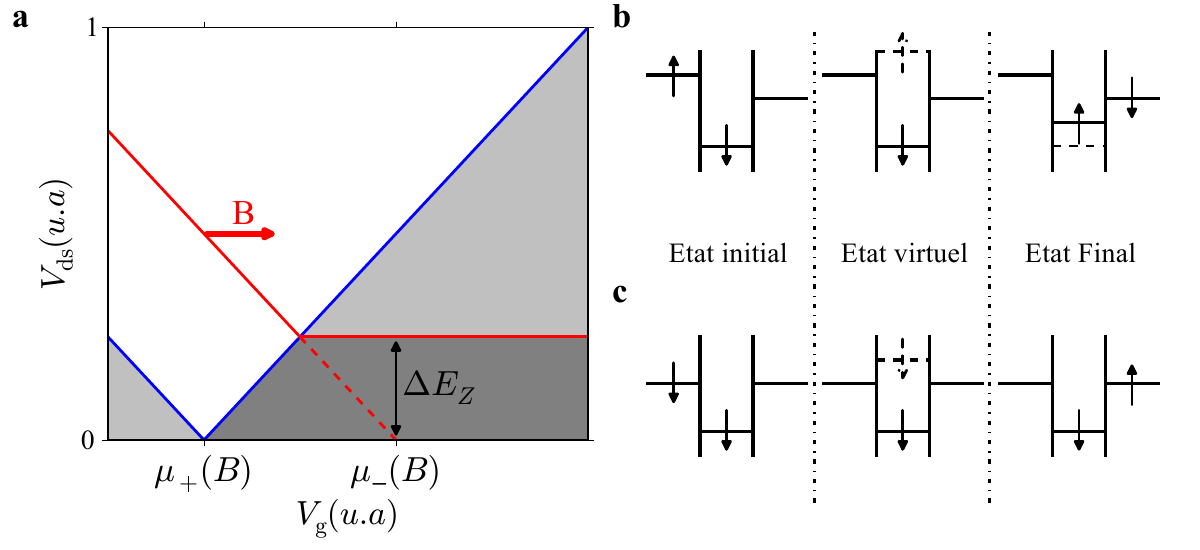

This figure's Python source:
#on fait d'abord 3 subplot
import matplotlib.pyplot as plt
import matplotlib.gridspec as gridspec
from matplotlib.patches import Polygon



gs1 = gridspec.GridSpec(1,1)
gs1.update(left=0.09,right=0.49,bottom=0.2)
ax1 = plt.subplot(gs1[:,:])

gs2 = gridspec.GridSpec(1,1)
gs2.update(left=0.51, right=0.98,hspace=0.1,bottom=0)
ax2 = plt.subplot(gs2[0,0])

fig = gcf()
fig.set_size_inches(12,5.5)









#ax3.set_axis_off()
##############################
#PANEL 1
#On commence par le pannel 1
tr0 = Polygon([[-1,0],[-1,1],[0,0]], color="#C0C0C0")
tr1 = Polygon([[0,0],[1,1],[1,0]], color="#C0C0C0")
poly1 = Polygon([[0,0],[0.25,0.25],[1,0.25],[1,0]],color='gray')
ax1.add_patch(tr0)
ax1.add_patch(tr1)
ax1.add_patch(poly1)
ax1.plot([0,1],[0,1],'b')#bord de diamant
ax1.plot([-1,0],[1,0],'b')#bord de diaman
ax1.plot([-0.5,0.25],[1,0.25],'r')#niveau excite
ax1.plot([0.25,0.5],[0.25,0],'r--')#sous l'etat fondamental


#delta Ez
ax1.plot([1,0.25],[0.25,0.25],color="red",linestyle='-')
ax1.annotate("",(0.5,0.25),(0.5,0),ha="center",va="center",arrowprops=dict(arrowstyle='<|-|>',connectionstyle="arc3,rad=0",linewidth=2,color="black"))
ax1.text(0.620,0.125,r"$\Delta E_Z$",va="center",ha="center",fontsize=25, color='black')


ax1.set_xlim(-0.25,1)
ax1.xaxis.set_ticks([0,0.5])
ax1.xaxis.set_ticklabels(["$\mu_+(B)$","$\mu_{\minus}(B)$"], fontsize = 25)
ax1.yaxis.set_ticks([0,1])
ax1.set_xlabel(r"$V_{\rm{g}}(u.a)$")
ax1.set_ylabel(r"$V_{\rm{ds}}(u.a)$")
#une fleche pour l'influence du champ magnetique
#ax1.annotate("",(-0.5,0.5),(-0.7,0.5),ha="center",va="center",arrowprops=dict(arrowstyle='<|-',connectionstyle="arc3,rad=0",linewidth=4,color="b"))
#ax1.text(-0.6,0.45,"B",va="center",ha="center",fontsize=25,color = 'b')
#une deuxieme
ax1.annotate("",(0.0,0.5),(0.2,0.5),ha="center",va="center",arrowprops=dict(arrowstyle='<|-',connectionstyle="arc3,rad=0",linewidth=4,color="r"))
ax1.text(0.1,0.55,"B",va="center",ha="center",fontsize=25,color = 'r')



###############################
##PANEL 2 cotunneling inelastique
ax2.set_xlim(-0.1,1.5)
ax2.set_ylim(-0.1,1)
ax2.set_axis_off()

wl=2.5

#########
#premier potentiel elastique
xoffset=0
yoffset=0.1
#premier potentiel chimique
ax2.plot([0.15+xoffset,0.15+xoffset],[0+yoffset,0.25+yoffset],'black',linewidth=wl) #barriere tunnel
ax2.plot([0.3+xoffset,0.3+xoffset],[0+yoffset,0.25+yoffset],'black',linewidth=wl) #barriere tunnel
ax2.plot([0+xoffset,0.15+xoffset],[0.15+yoffset,0.15+yoffset],'black',linewidth=wl)
ax2.plot([0.15+xoffset,0.3+xoffset],[0.05+yoffset,0.05+yoffset],'black',linewidth=wl)
ax2.plot([0.3+xoffset,0.45+xoffset],[0.15+yoffset,0.15+yoffset],'black',linewidth=wl)
#on met les spins
ax2.annotate("",(0.075+xoffset,0.1+yoffset),(0.075+xoffset,0.2+yoffset),ha="right",va="center",arrowprops=dict(arrowstyle='-|>',connectionstyle="arc3,rad=0",linewidth=2,color="black"))#sur l'electrode
ax2.annotate("",(0.225+xoffset,0.00+yoffset),(0.225+xoffset,0.1+yoffset),ha="right",va="center",arrowprops=dict(arrowstyle='-|>',connectionstyle="arc3,rad=0",linewidth=2,color="black"))#sur le dot


#premier potentiel inelastique
xoffset=0
yoffset=0.7
#premier potentiel chimique
ax2.plot([0.15+xoffset,0.15+xoffset],[0+yoffset,0.25+yoffset],'black',linewidth=wl) #barriere tunnel
ax2.plot([0.3+xoffset,0.3+xoffset],[0+yoffset,0.25+yoffset],'black',linewidth=wl) #barriere tunnel
ax2.plot([0+xoffset,0.15+xoffset],[0.2+yoffset,0.2+yoffset],'black',linewidth=wl)
ax2.plot([0.15+xoffset,0.3+xoffset],[0.05+yoffset,0.05+yoffset],'black',linewidth=wl)
ax2.plot([0.3+xoffset,0.45+xoffset],[0.15+yoffset,0.15+yoffset],'black',linewidth=wl)
#on met les spins
ax2.annotate("",(0.075+xoffset,0.25+yoffset),(0.075+xoffset,0.15+yoffset),ha="right",va="center",arrowprops=dict(arrowstyle='-|>',connectionstyle="arc3,rad=0",linewidth=2,color="black"))#sur l'electrode
ax2.annotate("",(0.225+xoffset,0.00+yoffset),(0.225+xoffset,0.1+yoffset),ha="right",va="center",arrowprops=dict(arrowstyle='-|>',connectionstyle="arc3,rad=0",linewidth=2,color="black"))#sur le dot


#elastique
xoffset=0.5
yoffset=0.1
#premier potentiel chimique
ax2.plot([0.15+xoffset,0.15+xoffset],[0+yoffset,0.25+yoffset],'black',linewidth=wl) #barriere tunnel
ax2.plot([0.3+xoffset,0.3+xoffset],[0+yoffset,0.25+yoffset],'black',linewidth=wl) #barriere tunnel
ax2.plot([0+xoffset,0.15+xoffset],[0.15+yoffset,0.15+yoffset],'black',linewidth=wl)
ax2.plot([0.15+xoffset,0.3+xoffset],[0.05+yoffset,0.05+yoffset],'black',linewidth=wl)
ax2.plot([0.15+xoffset,0.3+xoffset],[0.2+yoffset,0.2+yoffset],'black',linewidth=wl,linestyle="--")
ax2.plot([0.3+xoffset,0.45+xoffset],[0.15+yoffset,0.15+yoffset],'black',linewidth=wl)
#on met les spins
ax2.annotate("",(0.225+xoffset,0.15+yoffset),(0.225+xoffset,0.25+yoffset),ha="right",va="center",arrowprops=dict(arrowstyle='->',connectionstyle="arc3,rad=0",linewidth=2,color="black",linestyle='dashed'))#sur l'electrode
ax2.annotate("",(0.225+xoffset,0.00+yoffset),(0.225+xoffset,0.1+yoffset),ha="right",va="center",arrowprops=dict(arrowstyle='-|>',connectionstyle="arc3,rad=0",linewidth=2,color="black"))#sur le dot



#inelastique
xoffset=0.5
yoffset=0.7
#premier potentiel chimique
ax2.plot([0.15+xoffset,0.15+xoffset],[0+yoffset,0.25+yoffset],'black',linewidth=wl) #barriere tunnel
ax2.plot([0.3+xoffset,0.3+xoffset],[0+yoffset,0.25+yoffset],'black',linewidth=wl) #barriere tunnel
ax2.plot([0+xoffset,0.15+xoffset],[0.2+yoffset,0.2+yoffset],'black',linewidth=wl)
ax2.plot([0.15+xoffset,0.3+xoffset],[0.05+yoffset,0.05+yoffset],'black',linewidth=wl)
ax2.plot([0.15+xoffset,0.3+xoffset],[0.25+yoffset,0.25+yoffset],'black',linewidth=wl,linestyle='--')
ax2.plot([0.3+xoffset,0.45+xoffset],[0.15+yoffset,0.15+yoffset],'black',linewidth=wl)
#on met les spins
ax2.annotate("",(0.225+xoffset,0.3+yoffset),(0.225+xoffset,0.2+yoffset),ha="right",va="center",arrowprops=dict(arrowstyle='->',connectionstyle="arc3,rad=0",linewidth=2,color="black",linestyle='dashed'))#sur l'electrode
ax2.annotate("",(0.225+xoffset,0.00+yoffset),(0.225+xoffset,0.1+yoffset),ha="right",va="center",arrowprops=dict(arrowstyle='-|>',connectionstyle="arc3,rad=0",linewidth=2,color="black"))#sur le dot



#final elastique
xoffset=1
yoffset=0.1
#premier potentiel chimique
ax2.plot([0.15+xoffset,0.15+xoffset],[0+yoffset,0.25+yoffset],'black',linewidth=wl) #barriere tunnel
ax2.plot([0.3+xoffset,0.3+xoffset],[0+yoffset,0.25+yoffset],'black',linewidth=wl) #barriere tunnel
ax2.plot([0+xoffset,0.15+xoffset],[0.15+yoffset,0.15+yoffset],'black',linewidth=wl)
ax2.plot([0.15+xoffset,0.3+xoffset],[0.05+yoffset,0.05+yoffset],'black',linewidth=wl)
ax2.plot([0.3+xoffset,0.45+xoffset],[0.15+yoffset,0.15+yoffset],'black',linewidth=wl)
#on met les spins
ax2.annotate("",(0.375+xoffset,0.2+yoffset),(0.375+xoffset,0.1+yoffset),ha="right",va="center",arrowprops=dict(arrowstyle='-|>',connectionstyle="arc3,rad=0",linewidth=2,color="black"))#sur l'electrode
ax2.annotate("",(0.225+xoffset,0.+yoffset),(0.225+xoffset,0.1+yoffset),ha="right",va="center",arrowprops=dict(arrowstyle='-|>',connectionstyle="arc3,rad=0",linewidth=2,color="black"))#sur le dot


#final inelastique
xoffset=1
yoffset=0.7
#premier potentiel chimique
ax2.plot([0.15+xoffset,0.15+xoffset],[0+yoffset,0.25+yoffset],'black',linewidth=wl) #barriere tunnel
ax2.plot([0.3+xoffset,0.3+xoffset],[0+yoffset,0.25+yoffset],'black',linewidth=wl) #barriere tunnel
ax2.plot([0+xoffset,0.15+xoffset],[0.2+yoffset,0.2+yoffset],'black',linewidth=wl)
ax2.plot([0.15+xoffset,0.3+xoffset],[0.10+yoffset,0.10+yoffset],'black',linewidth=wl)
ax2.plot([0.15+xoffset,0.3+xoffset],[0.05+yoffset,0.05+yoffset],'black',linewidth=wl*0.5,linestyle='--')
ax2.plot([0.3+xoffset,0.45+xoffset],[0.15+yoffset,0.15+yoffset],'black',linewidth=wl)
#on met les spins
ax2.annotate("",(0.375+xoffset,0.1+yoffset),(0.375+xoffset,0.2+yoffset),ha="right",va="center",arrowprops=dict(arrowstyle='-|>',connectionstyle="arc3,rad=0",linewidth=2,color="black"))#sur l'electrode
ax2.annotate("",(0.225+xoffset,0.15+yoffset),(0.225+xoffset,0.05+yoffset),ha="right",va="center",arrowprops=dict(arrowstyle='-|>',connectionstyle="arc3,rad=0",linewidth=2,color="black"))#sur le dot


#un peu de legende
ax2.text(0.225,0.525,"Etat initial",va="center",ha="center",fontsize=20,color = 'black')
ax2.text(0.725,0.525,"Etat virtuel",va="center",ha="center",fontsize=20,color = 'black')
ax2.text(1.225,0.525,"Etat Final",va="center",ha="center",fontsize=20,color = 'black')


#quelques limites
ax2.plot([0.475,0.475],[0.,1.05],color='black',linestyle='-.')
ax2.plot([0.97,0.97],[0.,1.05],color='black',linestyle='-.')


#Mise en page du plot
fig.text(0.01,0.95,"a",fontsize=25,fontweight="bold")#,backgroundcolor="#FF0000")
fig.text(0.51,0.95,"b",fontsize=25,fontweight="bold")#,backgroundcolor="m")

#Et voila
fig.savefig("Theorie/Transport/figure5/figure5.pdf")

#close(fig)
